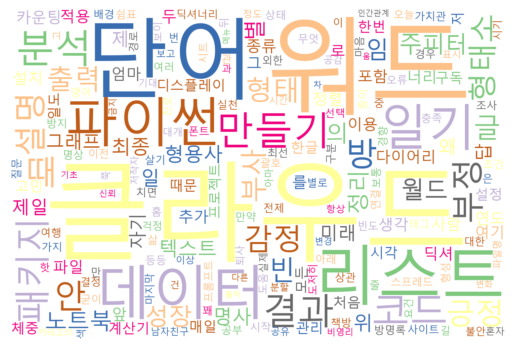

The script that saved this image:
#%matplotlib inline

from konlpy.tag import Twitter 
from collections import Counter

from wordcloud import WordCloud
import matplotlib.pyplot as plt
import nltk 
from nltk.corpus import stopwords

import matplotlib 
from IPython.display import set_matplotlib_formats


if __name__ == '__main__':
    file = open("sample.txt", 'r')
    lists = file.readlines()
    file.close()
    #print(lists)
    twitter = Twitter()
    morphs = []
    for sentence in lists:
        morphs.append(twitter.pos(sentence))
        
    #print(morphs)
    noun_adj_adv_list=[]
    for sentences in morphs:
        for word, tag in sentences:
            if tag in ['Noun'] and ('것' not in word) and ("내" not in word)and ("나" not in word)and ("수"not in word) and("게"not in word)and("말"not in word):
                noun_adj_adv_list.append(word)
                
    #print(noun_adj_adv_list)
    count = Counter(noun_adj_adv_list)
    words = dict(count.most_common())
    #print(words)

    
    matplotlib.rc('font',family = 'Malgun Gothic') 
    set_matplotlib_formats('retina') 
    matplotlib.rc('axes',unicode_minus = False)

    wordcloud = WordCloud(font_path = 'malgun.ttf', background_color='white',colormap = "Accent_r", width=1500,             height=1000).generate_from_frequencies(words) 
    
    plt.imshow(wordcloud, interpolation='bilinear') 
    plt.axis('off') 
    plt.show()
    plt.savefig('word.png', bbox_inches='tight')
    
        


 



